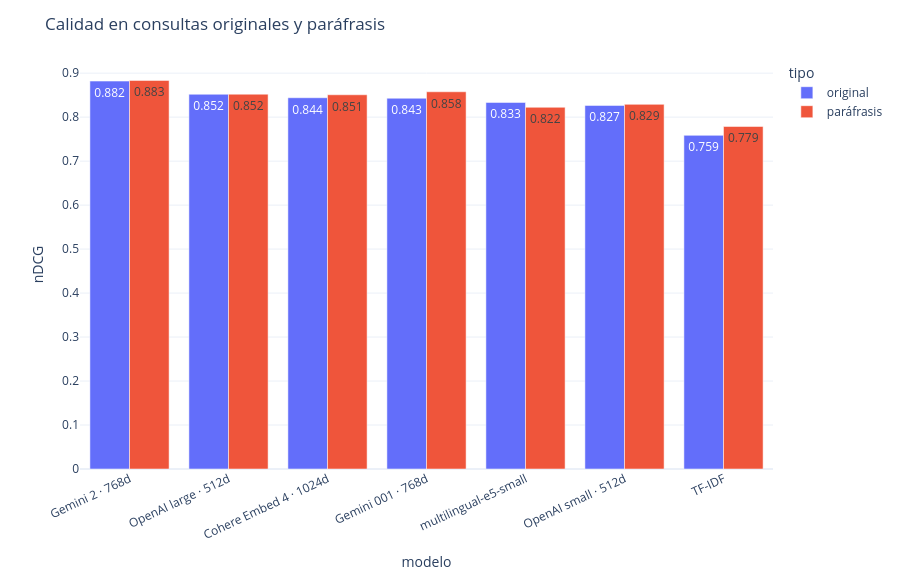

The cell this chart's notebook holds for it:
### Code cell
comparison_figure = px.bar(
    full_summary,
    x="modelo",
    y="nDCG",
    color="tipo",
    barmode="group",
    text_auto=".3f",
)
comparison_figure.update_layout(
    title="Calidad en consultas originales y paráfrasis",
    xaxis_tickangle=-25,
    height=580,
)
comparison_figure.show()

### Figure 1 — Plotly figure (JSON) as saved in the notebook; plotly's stock layout.template omitted (floating-point values rounded to 4 significant figures)
{"data": [{"alignmentgroup": "True", "hovertemplate": "tipo=original<br>modelo=%{x}<br>nDCG=%{y}<extra></extra>", "legendgroup": "original", "marker": {"color": "#636efa", "pattern": {"shape": ""}}, "name": "original", "offsetgroup": "original", "orientation": "v", "showlegend": true, "textposition": "auto", "texttemplate": "%{y:.3f}", "type": "bar", "x": ["Gemini 2 · 768d", "OpenAI large · 512d", "Cohere Embed 4 · 1024d", "Gemini 001 · 768d", "multilingual-e5-small", "OpenAI small · 512d", "TF-IDF"], "xaxis": "x", "y": [0.882, 0.8521, 0.8441, 0.843, 0.8334, 0.8266, 0.7586], "yaxis": "y"}, {"alignmentgroup": "True", "hovertemplate": "tipo=paráfrasis<br>modelo=%{x}<br>nDCG=%{y}<extra></extra>", "legendgroup": "paráfrasis", "marker": {"color": "#EF553B", "pattern": {"shape": ""}}, "name": "paráfrasis", "offsetgroup": "paráfrasis", "orientation": "v", "showlegend": true, "textposition": "auto", "texttemplate": "%{y:.3f}", "type": "bar", "x": ["Gemini 2 · 768d", "Gemini 001 · 768d", "OpenAI large · 512d", "Cohere Embed 4 · 1024d", "OpenAI small · 512d", "multilingual-e5-small", "TF-IDF"], "xaxis": "x", "y": [0.8834, 0.8577, 0.8522, 0.8509, 0.8291, 0.8224, 0.7788], "yaxis": "y"}], "layout": {"barmode": "group", "height": 580, "legend": {"title": {"text": "tipo"}, "tracegroupgap": 0}, "margin": {"t": 60}, "title": {"text": "Calidad en consultas originales y paráfrasis"}, "xaxis": {"anchor": "y", "domain": [0, 1], "tickangle": -25, "title": {"text": "modelo"}}, "yaxis": {"anchor": "x", "domain": [0, 1], "title": {"text": "nDCG"}}}}
